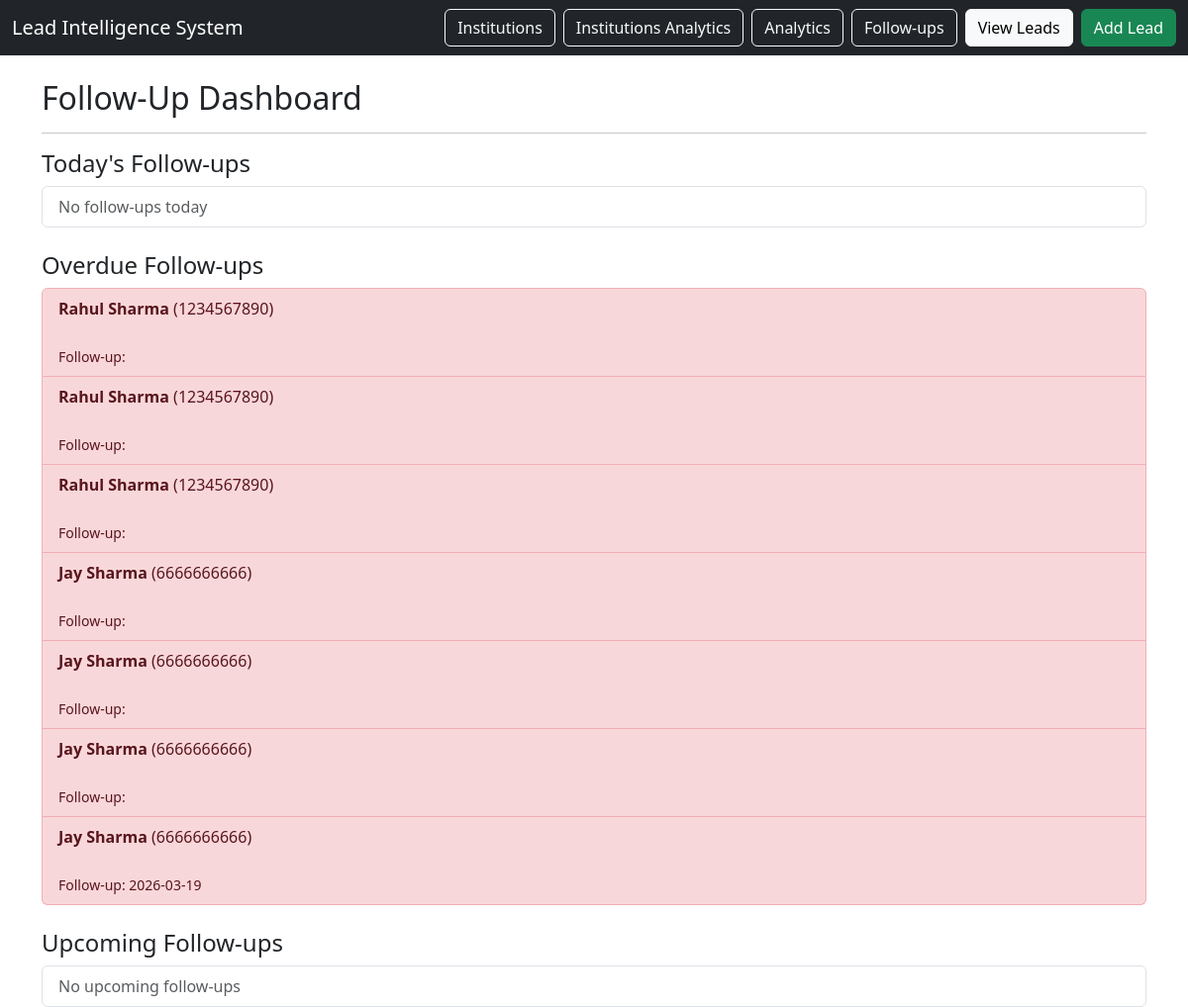
/followups, run on the app's committed database.
### tables this page shows
CREATE TABLE interactions (
    interaction_id INTEGER PRIMARY KEY AUTOINCREMENT,
    lead_id INTEGER NOT NULL,
    interaction_type TEXT NOT NULL,
    notes TEXT,
    follow_up_date DATE,
    created_at TIMESTAMP DEFAULT CURRENT_TIMESTAMP,

    FOREIGN KEY (lead_id) REFERENCES leads(lead_id)
);

CREATE TABLE leads (
    lead_id INTEGER PRIMARY KEY AUTOINCREMENT,
    student_name TEXT NOT NULL,
    phone TEXT,
    city TEXT,
    school_id INTEGER,
    coaching_id INTEGER,
    course_interest TEXT,
    lead_source TEXT,
    interest_level TEXT,
    lead_score INTEGER DEFAULT 0,
    status TEXT CHECK(status IN (
        'new',
        'contacted',
        'interested',
        'applied',
        'admitted',
        'lost'
    )) DEFAULT 'new',
    created_at TIMESTAMP DEFAULT CURRENT_TIMESTAMP,
    notes TEXT,

    FOREIGN KEY (school_id) REFERENCES institutions(institution_id),
    FOREIGN KEY (coaching_id) REFERENCES institutions(institution_id)
);

### app.py (the view)
@app.route("/followups")
def followups():
    db = get_db()
    today = db.execute("""
        SELECT l.student_name, l.phone, i.notes, i.follow_up_date
        FROM interactions i
        JOIN leads l ON i.lead_id = l.lead_id
        WHERE i.follow_up_date = DATE('now')
        ORDER BY i.follow_up_date
    """).fetchall()
    overdue = db.execute("""
        SELECT l.student_name, l.phone, i.notes, i.follow_up_date
        FROM interactions i
        JOIN leads l ON i.lead_id = l.lead_id
        WHERE i.follow_up_date < DATE('now')
        ORDER BY i.follow_up_date
    """).fetchall()
    upcoming = db.execute("""
        SELECT l.student_name, l.phone, i.notes, i.follow_up_date
        FROM interactions i
        JOIN leads l ON i.lead_id = l.lead_id
        WHERE i.follow_up_date > DATE('now')
        ORDER BY i.follow_up_date
    """).fetchall()
    return render_template(
        "followups.html",
        today=today,
        overdue=overdue,
        upcoming=upcoming
    )

### database/db_connection.py (called while the page is built)
def get_db():
    conn = sqlite3.connect(DB_NAME)
    conn.row_factory = sqlite3.Row
    return conn

### templates/followups.html
{% extends "base.html" %}
{% block content %}
<h2>Follow-Up Dashboard</h2>
<hr>
<h4>Today's Follow-ups</h4>
<ul class="list-group mb-4">
{% for f in today %}
<li class="list-group-item">
<strong>{{ f.student_name }}</strong> ({{ f.phone }})<br>
{{ f.notes }}<br>
<small>Follow-up: {{ f.follow_up_date }}</small>
</li>
{% else %}
<li class="list-group-item text-muted">
No follow-ups today
</li>
{% endfor %}
</ul>
<h4>Overdue Follow-ups</h4>
<ul class="list-group mb-4">
{% for f in overdue %}
<li class="list-group-item list-group-item-danger">
<strong>{{ f.student_name }}</strong> ({{ f.phone }})<br>
{{ f.notes }}<br>
<small>Follow-up: {{ f.follow_up_date }}</small>
</li>
{% else %}
<li class="list-group-item text-muted">
No overdue follow-ups
</li>
{% endfor %}
</ul>
<h4>Upcoming Follow-ups</h4>
<ul class="list-group">
{% for f in upcoming %}
<li class="list-group-item">
<strong>{{ f.student_name }}</strong> ({{ f.phone }})<br>
{{ f.notes }}<br>
<small>Follow-up: {{ f.follow_up_date }}</small>
</li>
{% else %}
<li class="list-group-item text-muted">
No upcoming follow-ups
</li>
{% endfor %}
</ul>
{% endblock %}

### data on the page
interactions: student_name "Rahul Sharma", phone "1234567890"
interactions: student_name "Rahul Sharma", phone "1234567890"
interactions: student_name "Rahul Sharma", phone "1234567890"
interactions: student_name "Jay Sharma", phone "6666666666"
interactions: student_name "Jay Sharma", phone "6666666666"
interactions: student_name "Jay Sharma", phone "6666666666"
interactions: student_name "Jay Sharma", phone "6666666666", follow_up_date "2026-03-19"
